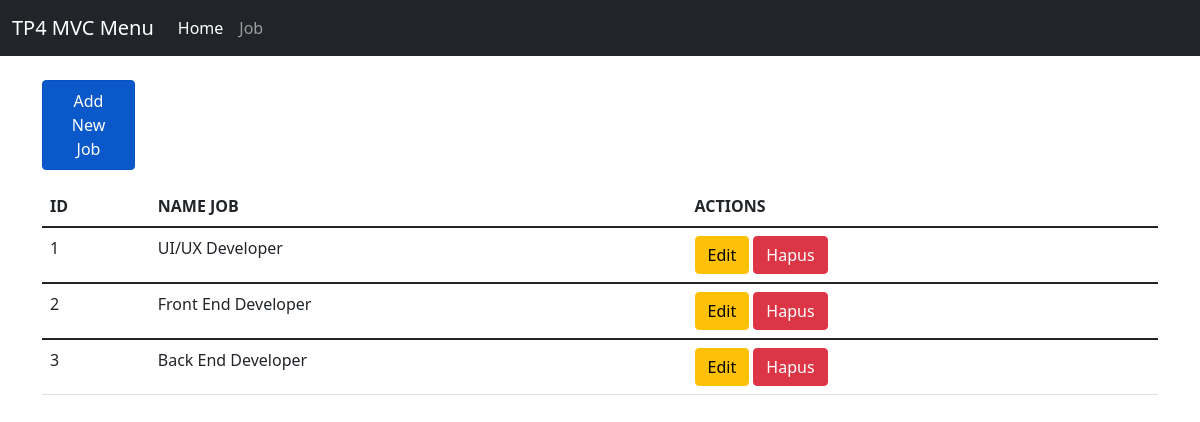
Page /tp4_mvc/job.php on the committed database.
### tables this page shows
CREATE TABLE `tb_job`  (
  `id_job` int NOT NULL AUTO_INCREMENT,
  `nama_job` varchar(255) NULL DEFAULT NULL,
  PRIMARY KEY (`id_job`) USING BTREE
);

### tp4_mvc/controllers/Job.controller.php (called while the page is built, shortened)
<?php
include("views/Job.view.php");
class JobController
{
    private $job;
    function __construct()
    {
        $this->job = new Job(Conf::$db_host, Conf::$db_user, Conf::$db_pass, Conf::$db_name);
    }
    public function index()
    {
        $this->job->open();
        $this->job->getJob();
        $data = array(
            'job' => array()
        );
        while ($row = $this->job->getResult()) {
            array_push($data['job'], $row);
        }
        $job = new JobView();
        $job->render($data);
    }
}
?>

### tp4_mvc/views/Job.view.php (the view, shortened to what this page needs)
<?php
class JobView
{
    public function render($data)
    {
        $dataHeader = null;
        $dataJob = null;
        $buttonLink = null;
        $buttonLink .= '<a type="button" class="btn btn-primary nav-link active" href="job.php?add=1">Add New Job</a>';
        $dataHeader .= "
                    <tr>
                        <th>ID</th>
                        <th>NAME JOB</th>
                        <th>ACTIONS</th>
                    </tr>";
        foreach ($data['job'] as $val) {
            list($id, $name) = $val;
            $dataJob .= "
                <tbody>
                    <tr>
                        <td>" . $id . "</td>
                        <td>" . $name . "</td>
                        <td>
                            <a href='job.php?id_edit=" . $id . "' class='btn btn-warning''>Edit</a>
                            <a href='job.php?id_hapus=" . $id . "' class='btn btn-danger''>Hapus</a>
                        </td>
                    </tr>
                </tbody>";
        }
    }
}
?>

### rows in the picture
tb_job: id_job "1", nama_job "UI/UX Developer"
tb_job: id_job "2", nama_job "Front End Developer"
tb_job: id_job "3", nama_job "Back End Developer"

### other values in the picture
$this->content "TP4 MVC Menu Home Job"
